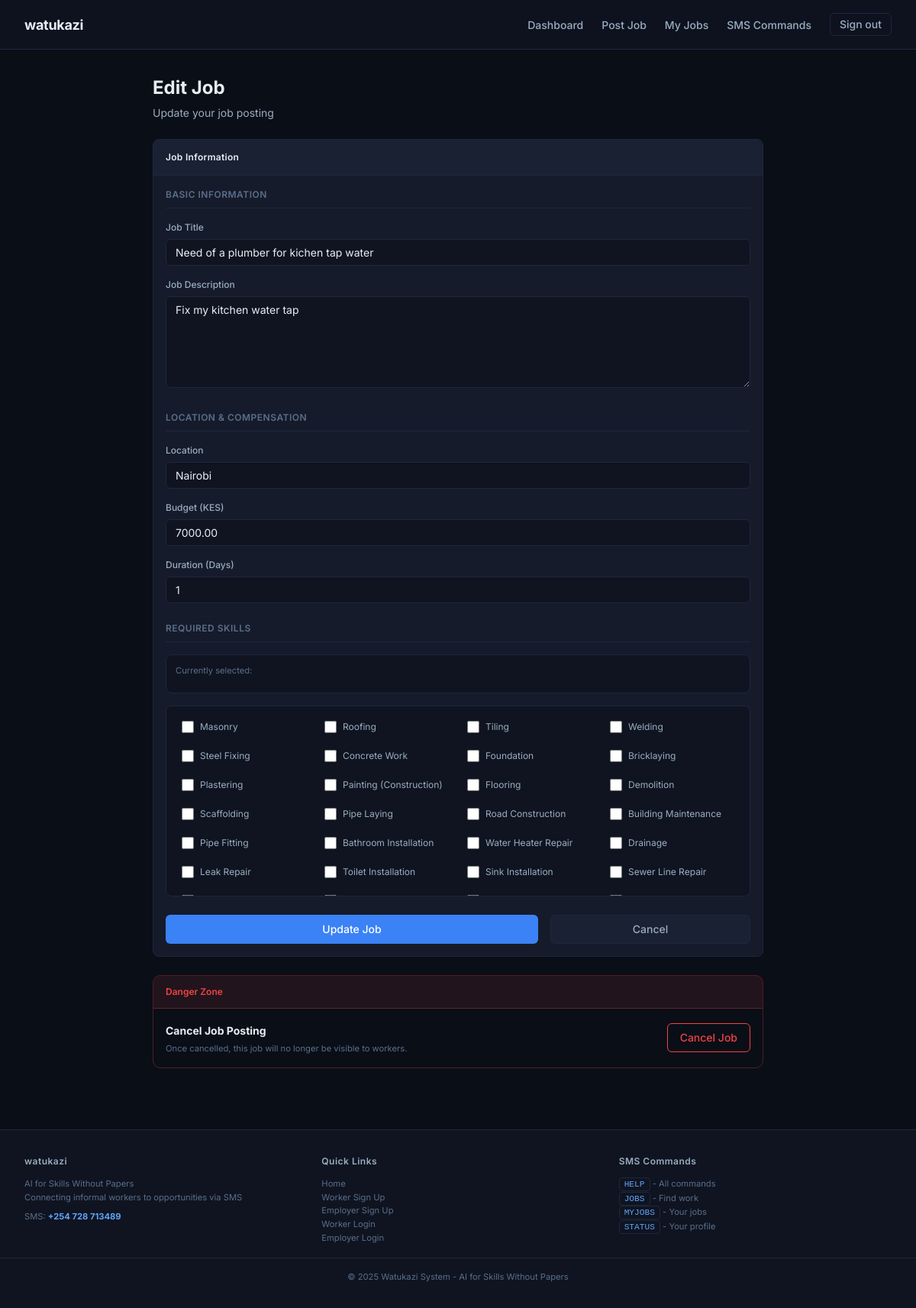
The app's page /jobs/1/edit/ (signed in) with its own data.
### jobs/models.py (models this page shows, shortened)
class JobRequest(models.Model):
    STATUS_CHOICES = (
        ('open', 'Open for Applications'),
        ('matching', 'Matching in Progress'),
        ('matched', 'Workers Matched'),
        ('in_progress', 'Work in Progress'),
        ('completed', 'Completed'),
        ('cancelled', 'Cancelled'),
        ('expired', 'Expired'),
    )
    employer = models.ForeignKey(User, on_delete=models.CASCADE, related_name='job_requests')
    title = models.CharField(max_length=100)
    description = models.TextField()
    required_skills = models.ManyToManyField(Skill, related_name='job_requests')
    location = models.CharField(max_length=100)
    budget = models.DecimalField(max_digits=10, decimal_places=2, null=True, blank=True)
    status = models.CharField(max_length=12, choices=STATUS_CHOICES, default='open')
    created_at = models.DateTimeField(auto_now_add=True)
    deadline = models.DateTimeField(null=True, blank=True)
    start_date = models.DateTimeField(null=True, blank=True)
    duration_days = models.IntegerField(default=1, help_text="Estimated duration in days")

### workers/models.py (models this page shows, shortened)
class Skill(models.Model):
    name = models.CharField(max_length=50, unique=True)
    category = models.ForeignKey(SkillCategory, on_delete=models.CASCADE, related_name='skills')
    description = models.TextField(blank=True)

### accounts/models.py (models this page shows, shortened)
class SMSSettings(models.Model):
    phone_number = models.CharField(max_length=15, default='0700000000', help_text="SMS number for users to text")
    is_active = models.BooleanField(default=True)
    updated_at = models.DateTimeField(auto_now=True)
    class Meta:
        verbose_name_plural = "SMS Settings"

### jobs/views.py (the view, shortened to what this page needs)
# urls.py: path('<int:job_id>/edit/', views.edit_job, name='edit_job'),
@login_required
def edit_job(request, job_id):
    job = get_object_or_404(JobRequest, id=job_id)
    if request.user != job.employer:
        messages.error(request, "Access denied")
        return redirect('/')
    context = {
        'job': job,
        'skills': Skill.objects.all(),
    }
    return render(request, 'jobs/edit_job.html', context)

### accounts/context_processors.py (called while the page is built)
def sms_settings(request):
    try:
        sms = SMSSettings.objects.first()
        sms_number = sms.phone_number if sms else '0700000000'
    except:
        sms_number = '0700000000'
    return {
        'sms_number': sms_number,
    }

### notifications/context_processors.py (called while the page is built)
def notifications_context(request):
    if request.user.is_authenticated:
        unread_count = Notification.objects.filter(
            recipient=request.user,
            is_read=False
        ).count()
        recent_notifications = Notification.objects.filter(
            recipient=request.user
        )[:5]
        return {
            'unread_notifications_count': unread_count,
            'recent_notifications': recent_notifications,
        }
    return {
        'unread_notifications_count': 0,
        'recent_notifications': [],
    }

### templates/jobs/edit_job.html (shortened to what this page needs)
{% extends "base.html" %}
{% block content %}
<div class="container">
    <div class="form-container">
        <div style="margin-bottom: 1.5rem;">
            <h1 style="font-size: 1.5rem; font-weight: 700; margin-bottom: 0.25rem;">Edit Job</h1>
            <p style="color: var(--text-secondary); font-size: 0.875rem;">Update your job posting</p>
        </div>
        <div class="card">
            <div class="card-header">Job Information</div>
            <div class="card-body">
                <form method="post">
                    <div class="form-section">
                        <div class="form-section-title">Basic Information</div>
                        <div class="form-group">
                            <label class="form-label">Job Title</label>
                            <input type="text" name="title" class="form-input" value="{{ job.title }}" required>
                        </div>
                        <div class="form-group">
                            <label class="form-label">Job Description</label>
                            <textarea name="description" class="form-textarea" rows="6" required>{{ job.description }}</textarea>
                        </div>
                    </div>
                    <div class="form-section">
                        <div class="form-section-title">Location & Compensation</div>
                        <div class="form-group">
                            <label class="form-label">Location</label>
                            <input type="text" name="location" class="form-input" value="{{ job.location }}" required>
                        </div>
                        <div class="form-group">
                            <label class="form-label">Budget (KES)</label>
                            <input type="number" name="budget" class="form-input" value="{{ job.budget }}">
                        </div>
                        <div class="form-group">
                            <label class="form-label">Duration (Days)</label>
                            <input type="number" name="duration_days" class="form-input" value="{{ job.duration_days }}" min="1">
                        </div>
                    </div>
                    <div class="form-section">
                        <div class="form-section-title">Required Skills</div>
                        <div class="current-skills">
                            <div style="font-size: 0.7rem; color: var(--text-muted); margin-bottom: 0.5rem;">Currently selected:</div>
                        </div>
                        <div class="skills-grid">
                            {% for skill in skills %}
                                <label class="skill-checkbox">
                                    <input type="checkbox" name="required_skills" value="{{ skill.id }}" {% if skill in job.required_skills.all %}checked{% endif %}>
                                    <span>{{ skill.name }}</span>
                                </label>
                            {% endfor %}
                        </div>
                    </div>
                    <div class="action-buttons">
                        <button type="submit" class="btn btn-primary" style="flex: 2;">Update Job</button>
                        <a href="{% url 'jobs:job_detail' job.id %}" class="btn btn-secondary" style="flex: 1; text-align: center;">Cancel</a>
                    </div>
                </form>
            </div>
        </div>
        <div class="danger-zone">
            <div class="danger-header">Danger Zone</div>
            <div class="danger-body">
                <div>
                    <strong style="font-size: 0.875rem;">Cancel Job Posting</strong>
                    <p style="font-size: 0.7rem; color: var(--text-muted); margin-top: 0.25rem;">Once cancelled, this job will no longer be visible to workers.</p>
                </div>
                <form method="post" action="{% url 'jobs:delete_job' job.id %}">
                    <button type="submit" class="btn btn-outline" style="border-color: var(--accent-red); color: var(--accent-red);" onclick="return confirm('Are you sure you want to cancel this job?')">Cancel Job</button>
                </form>
            </div>
        </div>
    </div>
</div>
{% endblock %}

### templates/base.html (shortened to what this page needs)
<!DOCTYPE html>
<html lang="en">
<head>
</head>
<body>
    <header class="header">
        <div class="header-container">
            <a href="/" class="logo">watukazi</a>
            <nav class="nav">
                {% if user.is_authenticated %}
                    {% if user.profile.user_type == 'worker' %}
                        <a href="{% url 'workers:dashboard' %}" class="nav-link">Dashboard</a>
                        <a href="{% url 'workers:manage_skills' %}" class="nav-link">Skills</a>
                        <a href="{% url 'jobs:search_jobs' %}" class="nav-link">Find Jobs</a>
                    {% elif user.profile.user_type == 'employer' %}
                        <a href="{% url 'employers:dashboard' %}" class="nav-link">Dashboard</a>
                        <a href="{% url 'jobs:create_job' %}" class="nav-link">Post Job</a>
                        <a href="{% url 'jobs:my_jobs' %}" class="nav-link">My Jobs</a>
                    {% endif %}
                    <div class="dropdown" id="smsDropdown">
                        <a href="#" class="nav-link" onclick="toggleDropdown(event)">SMS Commands</a>
                    </div>
                    <a href="{% url 'account_logout' %}" class="btn btn-outline" style="padding: 0.25rem 0.75rem;">Sign out</a>
                {% else %}
                    <div class="nav" style="gap: 0.75rem;">
                        <a href="{% url 'accounts:worker_login' %}" class="nav-link">Worker</a>
                        <a href="{% url 'accounts:employer_login' %}" class="nav-link">Employer</a>
                        <a href="{% url 'accounts:worker_signup' %}" class="btn btn-primary">Sign up</a>
                    </div>
                {% endif %}
            </nav>
        </div>
    </header>
    <main>
        {% block content %}{% endblock %}
    </main>
    <footer class="footer">
        <div class="footer-content">
            <div class="footer-section">
                <h4>watukazi</h4>
                <p>AI for Skills Without Papers<br>Connecting informal workers to opportunities via SMS</p>
                <p style="margin-top: 0.5rem;">SMS: <strong style="color: var(--accent-blue-light);">{{ sms_number }}</strong></p>
            </div>
            <div class="footer-section">
                <h4>Quick Links</h4>
                <p><a href="/">Home</a></p>
                <p><a href="{% url 'accounts:worker_signup' %}">Worker Sign Up</a></p>
                <p><a href="{% url 'accounts:employer_signup' %}">Employer Sign Up</a></p>
                <p><a href="{% url 'accounts:worker_login' %}">Worker Login</a></p>
                <p><a href="{% url 'accounts:employer_login' %}">Employer Login</a></p>
            </div>
            <div class="footer-section">
                <h4>SMS Commands</h4>
                <p><code class="code">HELP</code> - All commands</p>
                <p><code class="code">JOBS</code> - Find work</p>
                <p><code class="code">MYJOBS</code> - Your jobs</p>
                <p><code class="code">STATUS</code> - Your profile</p>
            </div>
        </div>
        <div class="divider" style="max-width: 1400px; margin: 1rem auto 0;"></div>
        <div style="text-align: center; margin-top: 1rem;">
            <p style="font-size: 0.7rem; color: var(--text-muted);">&copy; 2025 Watukazi System - AI for Skills Without Papers</p>
        </div>
    </footer>
</body>
</html>

### templates/base.html (style rules this page uses)
:root { --bg-deep: #0a0e17; --bg-primary: #0f1420; --bg-secondary: #151b2a; --bg-tertiary: #1a2133; --border-subtle: #1e2740; --border-medium: #2a3450; --text-primary: #e8edf5; --text-secondary: #9aaec0; --text-muted: #5a6e8a; --accent-blue: #3b82f6; --accent-blue-dark: #2563eb; --accent-blue-light: #60a5fa; --accent-green: #10b981; --accent-yellow: #f59e0b; --accent-red: #ef4444; --glass-bg: rgba(21, 27, 42, 0.95); --glass-border: rgba(59, 130, 246, 0.15); }
* { margin: 0; padding: 0; box-sizing: border-box; }
body { font-family: 'Inter', -apple-system, BlinkMacSystemFont, 'Segoe UI', sans-serif; background: var(--bg-deep); color: var(--text-primary); line-height: 1.5; min-height: 100vh; }
.header { background: rgba(15, 20, 32, 0.95); backdrop-filter: blur(12px); border-bottom: 1px solid var(--border-subtle); position: sticky; top: 0; z-index: 100; }
.header-container { max-width: 1400px; margin: 0 auto; padding: 0 2rem; display: flex; justify-content: space-between; align-items: center; height: 64px; }
.logo { font-size: 1.125rem; font-weight: 700; color: var(--text-primary); text-decoration: none; letter-spacing: -0.3px; }
.nav { display: flex; gap: 1.5rem; align-items: center; }
.nav-link { color: var(--text-secondary); text-decoration: none; font-size: 0.875rem; font-weight: 500; transition: color 0.2s ease; }
.dropdown { position: relative; }
.btn { display: inline-block; padding: 0.5rem 1rem; font-size: 0.875rem; font-weight: 500; line-height: 1.25rem; border-radius: 6px; text-decoration: none; cursor: pointer; transition: all 0.2s ease; border: none; font-family: inherit; }
.btn-primary { background: var(--accent-blue); color: white; }
.btn-secondary { background: var(--bg-tertiary); color: var(--text-secondary); border: 1px solid var(--border-subtle); }
.btn-outline { background: transparent; color: var(--text-secondary); border: 1px solid var(--border-subtle); }
.container { max-width: 1400px; margin: 0 auto; padding: 2rem; }
.card { background: var(--bg-secondary); border: 1px solid var(--border-subtle); border-radius: 8px; overflow: hidden; }
.card-header { padding: 0.875rem 1rem; border-bottom: 1px solid var(--border-subtle); background: var(--bg-tertiary); font-size: 0.75rem; font-weight: 600; color: var(--text-primary); letter-spacing: 0.3px; }
.card-body { padding: 1rem; }
.form-group { margin-bottom: 1rem; }
.form-label { display: block; margin-bottom: 0.375rem; font-size: 0.75rem; font-weight: 500; color: var(--text-secondary); }
.form-input, .form-select, .form-textarea { width: 100%; padding: 0.5rem 0.75rem; background: var(--bg-primary); border: 1px solid var(--border-subtle); border-radius: 6px; color: var(--text-primary); font-size: 0.875rem; font-family: inherit; transition: all 0.2s ease; }
.code { background: var(--bg-primary); padding: 0.125rem 0.375rem; border-radius: 4px; font-family: 'SF Mono', Monaco, monospace; font-size: 0.7rem; color: var(--accent-blue-light); border: 1px solid var(--border-subtle); }
.footer { background: var(--bg-primary); border-top: 1px solid var(--border-subtle); padding: 2rem 0; margin-top: 3rem; }
.footer-content { max-width: 1400px; margin: 0 auto; padding: 0 2rem; display: grid; grid-template-columns: repeat(3, 1fr); gap: 2rem; }
.footer-section h4 { font-size: 0.75rem; font-weight: 600; margin-bottom: 0.75rem; color: var(--text-secondary); letter-spacing: 0.5px; }
.footer-section p { font-size: 0.7rem; color: var(--text-muted); line-height: 1.6; }
.footer-section a { color: var(--text-muted); text-decoration: none; }
.divider { height: 1px; background: var(--border-subtle); margin: 1rem 0; }

### records on screen
JobRequest: title "Need of a plumber for kichen tap water", description "Fix my kitchen water tap", location "Nairobi", budget "7000.00", duration_days "1"
Skill: name "Masonry"
Skill: name "Roofing"
Skill: name "Tiling"
Skill: name "Welding"
Skill: name "Steel Fixing"
Skill: name "Concrete Work"
Skill: name "Foundation"
Skill: name "Bricklaying"
Skill: name "Plastering"
Skill: name "Painting (Construction)"
Skill: name "Flooring"
Skill: name "Demolition"
Skill: name "Scaffolding"
Skill: name "Pipe Laying"
Skill: name "Road Construction"
Skill: name "Building Maintenance"
Skill: name "Pipe Fitting"
Skill: name "Bathroom Installation"
Skill: name "Water Heater Repair"
Skill: name "Drainage"
Skill: name "Leak Repair"
Skill: name "Toilet Installation"
Skill: name "Sink Installation"
Skill: name "Sewer Line Repair"
SMSSettings: phone_number "+254 728 713489"
